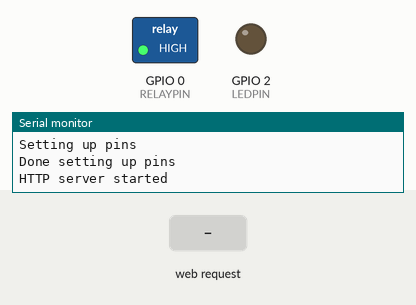
Bench run of a sketch on a simulated ESP8266 (NodeMCU). On the bench: switched loads named in the sketch (green lamp = pin HIGH), output pins drawn as LEDs (lit = HIGH), the last lines printed to the serial monitor. Inputs (shaded band) come from the test bench. WiFi joins after 1.5 s; servers stay silent unless stated.

Above: at 2.7 s.
2.8 s: HTTP request GET /toggle received
At 3.3 s:
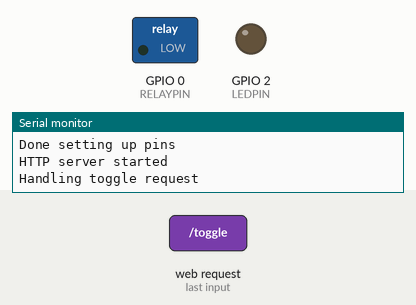
4.3 s: HTTP request GET / received
Timing chart, 0 to 7.3 s (numbered marks = the images above; inputs shaded):
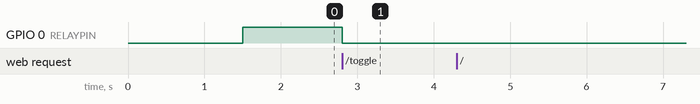

Measured:
- after the input at 2.8 s, GPIO 0 (RELAYPIN): HIGH → LOW at once

The sketch:

arduino-relay-server.ino
```cpp
#include <ESP8266WiFi.h>
#include <WiFiClient.h>
#include <ESP8266WebServer.h>
#include <ArduinoJson.h>

// Define Wifi credentials
#define WIFISSID "Fam Merema"
#define WIFIPSK "Mylo08072016!"

#define RELAYPIN 0
#define LEDPIN LED_BUILTIN

IPAddress staticIp(192, 168, 2, 127);
IPAddress gateway(192, 168, 2, 254);
IPAddress subnet(255, 255, 255, 0);

// Initialize web server
ESP8266WebServer server(80);

int relayStatus = HIGH; // OFF
int statusLed = HIGH; // ON

// REQUEST HANDLERS -----------------------------------------------
void handleStatusRequest() {
  Serial.println("Handling status request");
  DynamicJsonDocument doc(JSON_OBJECT_SIZE(3));

  doc["status"] = "OK";
  doc["sensor"] = "relay";
  doc["status"] = relayStatus;

  String st;
  serializeJson(doc, st);
  server.send(200, "application/json", st);
}

void handeRestartRequest() {
  Serial.println("Handling restart request");
  Serial.println("Restarting...");

  server.send(200, "text/plain", "");

  ESP.restart();
}

void handleRelayToggleRequest() {
  Serial.println("Handling toggle request");

  relayStatus = relayStatus == LOW ? HIGH : LOW;
  digitalWrite(RELAYPIN, relayStatus);

  DynamicJsonDocument doc(JSON_OBJECT_SIZE(2));

  doc["sensor"] = "relay";
  doc["status"] = relayStatus;

  String st;
  serializeJson(doc, st);
  server.send(200, "application/json", st);
}
// END REQUEST HANDLERS -------------------------------------------

// PIN SETUP ------------------------------------------------------
void setupPins() {
  Serial.println("Setting up pins");
  pinMode(LEDPIN, OUTPUT);
  pinMode(RELAYPIN, OUTPUT);

  digitalWrite(LEDPIN, statusLed);
  digitalWrite(RELAYPIN, relayStatus);

  Serial.println("Done setting up pins");
}
// END PIN SETUP --------------------------------------------------

void setup() {
  Serial.begin(115200);

  WiFi.config(staticIp, gateway, subnet);
  WiFi.mode(WIFI_STA);
  WiFi.begin(WIFISSID, WIFIPSK);

  Serial.println("Starting to connect");

  while (WiFi.status() != WL_CONNECTED) {
    statusLed = statusLed == LOW ? HIGH : LOW;
    digitalWrite(LEDPIN, statusLed);
    Serial.print(".");
    delay(500);
  }

  Serial.println("");
  Serial.print("Connected to ");
  Serial.println(WiFi.SSID());
  Serial.print("IP address: ");
  Serial.println(WiFi.localIP());

  setupPins();

  server.on("/toggle", handleRelayToggleRequest);
  server.on("/hard/restart", handeRestartRequest);
  server.on("/", handleStatusRequest);

  server.begin();
  Serial.println("HTTP server started");
}

void loop() {
  server.handleClient();
}
```
